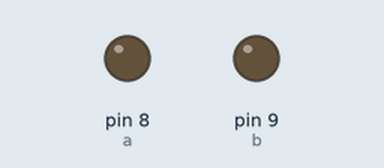
Simulated run of this sketch. Board: Arduino Uno, built with avr-gcc and run on an emulated ATmega328P. Shown: output pins drawn as LEDs (lit = HIGH).

Above: at 1.0 s.
At 3.0 s:
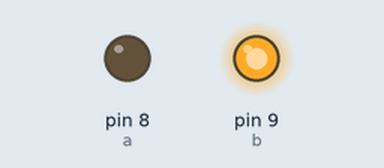
At 5.0 s:
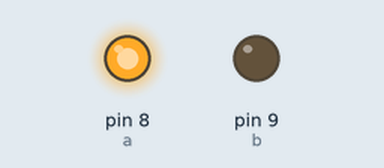
Timing chart, 0 to 7.8 s (numbered marks = the images above):
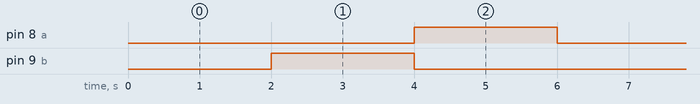

Measured:
- by itself, pin 8 (a), pin 9 (b): alternates HIGH for 2.0 s and LOW for 4.0 s
- by itself, everything shown: repeats every 6.0 s, in 3 steps

The sketch:

L293D_motor_driver.ino
```cpp
// L293D motor driver
// it rotates clock wise when a is low and b is high and rotates in anticlock wise when a is high and b is low.
int a = 8;
int b = 9;

void setup() {
  // put your setup code here, to run once:
  pinMode(a, OUTPUT);
  pinMode(b, OUTPUT);

}

void loop() {
  // put your main code here, to run repeatedly:
  digitalWrite(a, LOW);
  digitalWrite(b, LOW);
  delay(2000);

  digitalWrite(a, LOW);
  digitalWrite(b, HIGH);
  delay(2000);

  digitalWrite(a, HIGH);
  digitalWrite(b, LOW);
  delay(2000);

}
```
